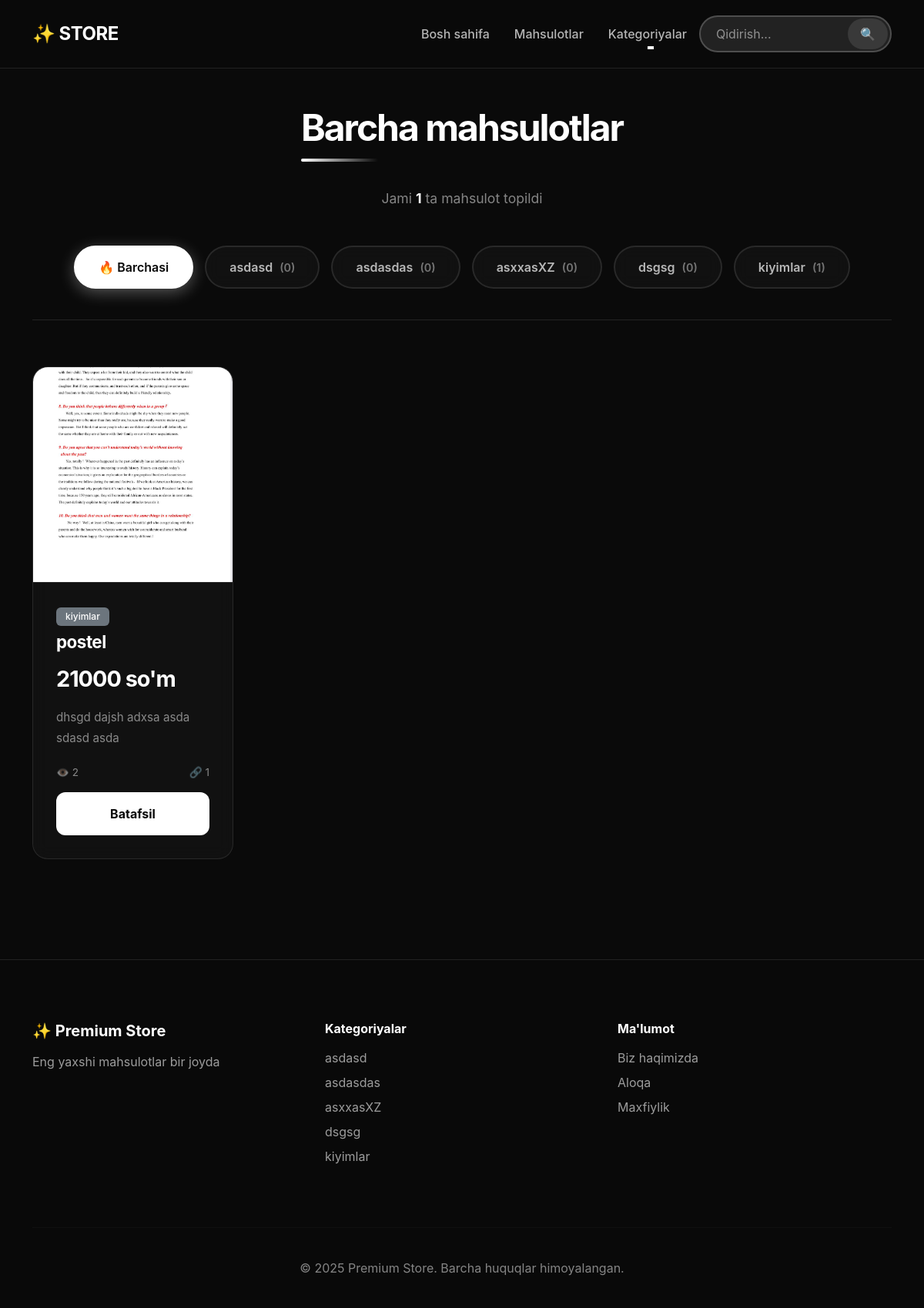
Screenshot of /products/ with the database file from the repository.
### apps/models.py (models this page shows, shortened)
class BaseSlugModel(models.Model):
    slug = models.SlugField(unique=True, blank=True, max_length=255)
    name = models.CharField(max_length=255, verbose_name='Nomi')
    class Meta:
        abstract = True

class Category(BaseSlugModel):
    icon = models.ImageField(
        upload_to='category_icons/',
        blank=True,
        null=True,
        verbose_name='Rasm'
    )
    description = models.TextField(
        blank=True,
        verbose_name='Tavsif'
    )
    created_at = models.DateTimeField(default=timezone.now)
    class Meta:
        verbose_name = 'Kategoriya'
        verbose_name_plural = 'Kategoriyalar'
        ordering = ['name']

class Product(BaseSlugModel):
    image = models.ImageField(
        upload_to='products/',
        verbose_name='Rasm'
    )
    description = RichTextUploadingField(verbose_name='Tavsif')
    price = models.DecimalField(
        max_digits=12,
        decimal_places=2,
        verbose_name='Narx'
    )
    affiliate_link = models.URLField(
        max_length=500,
        verbose_name='Affiliate havola'
    )
    category = models.ForeignKey(
        Category,
        on_delete=models.CASCADE,
        related_name='products',
        verbose_name='Kategoriya'
    )
    meta_title = models.CharField(
        max_length=255,
        blank=True,
        verbose_name='SEO sarlavha'
    )
    meta_description = models.TextField(
        blank=True,
        verbose_name='SEO tavsif'
    )
    keywords = models.CharField(
        max_length=500,
        blank=True,
        verbose_name='Kalit so\'zlar'
    )
    views = models.PositiveIntegerField(default=0, verbose_name='Ko\'rishlar')
    clicks = models.PositiveIntegerField(default=0, verbose_name='Kliklar')
    created_at = models.DateTimeField(default=timezone.now)
    updated_at = models.DateTimeField(auto_now=True)
    class Meta:
        verbose_name = 'Mahsulot'
        verbose_name_plural = 'Mahsulotlar'
        ordering = ['-created_at']

### apps/views.py (the view)
# urls.py: path('products/', ProductListView.as_view(), name='product_list'),
class ProductListView(ListView):
    template_name = 'apps/product-list.html'
    context_object_name = 'products'
    paginate_by = 12
    def get_queryset(self):
        queryset = Product.objects.select_related('category').all()
        category_slug = self.request.GET.get('category')
        if category_slug and category_slug != 'all':
            queryset = queryset.filter(category__slug=category_slug)
        return queryset
    def get_context_data(self, **kwargs):
        context = super().get_context_data(**kwargs)
        context['categories'] = Category.objects.annotate(
            product_count=Count('products')
        )
        context['active_category'] = self.request.GET.get('category', 'all')
        return context

### apps/context_processors.py (called while the page is built)
def categories_processor(request):
    return {
        'all_categories': Category.objects.all()
    }

### templates/apps/product-list.html (shortened to what this page needs)
{% extends 'apps/base/base.html' %}
{% load static %}
{% block content %}
    <div class="container my-5">
        <div class="text-center mb-5">
            <h1 class="section-title">
                {% if active_category != 'all' %}
                    {% for cat in categories %}
                        {% if cat.slug == active_category %}
                            {{ cat.name }}
                        {% endif %}
                    {% endfor %}
                {% else %}
                    Barcha mahsulotlar
                {% endif %}
            </h1>
            <p style="color: rgba(255,255,255,0.5); font-size: 1.1em; margin-top: 30px;">
                Jami <span style="color: #fff; font-weight: 700;">{{ page_obj.paginator.count }}</span> ta mahsulot
                topildi
            </p>
        </div>
        <div class="category-filter">
            <a href="{% url 'apps:product_list' %}?category=all"
               class="category-filter-btn {% if active_category == 'all' %}active{% endif %}">
                🔥 Barchasi
            </a>
            {% for category in categories %}
                <a href="{% url 'apps:product_list' %}?category={{ category.slug }}"
                   class="category-filter-btn {% if active_category == category.slug %}active{% endif %}">
                    {{ category.name }}
                    <span style="opacity: 0.6; font-size: 0.9em; margin-left: 5px;">({{ category.product_count }})</span>
                </a>
            {% endfor %}
        </div>
        {% if products %}
            <div class="row g-4">
                {% for product in products %}
                    <div class="col-6 col-md-4 col-lg-3">
                        <div class="product-card">
                            <a href="{% url 'apps:product_detail' product.slug %}">
                                <img src="{{ product.image.url }}"
                                     alt="{{ product.name }}"
                                     class="product-image"
                                     loading="lazy">
                            </a>
                            <div class="product-body">
                                <a href="{% url 'apps:product_list' %}?category={{ product.category.slug }}"
                                   class="badge bg-secondary text-decoration-none mb-2"
                                   style="font-size: 0.75em;">
                                    {{ product.category.name }}
                                </a>
                                <a href="{% url 'apps:product_detail' product.slug %}" style="text-decoration: none;">
                                    <h5 class="product-name">{{ product.name }}</h5>
                                </a>
                                <p class="product-price">{{ product.price|floatformat:0 }} so'm</p>
                                <div class="product-description">
                                    {{ product.description|striptags|truncatewords:12 }}
                                </div>
                                <div class="d-flex justify-content-between mb-3"
                                     style="color: rgba(255,255,255,0.5); font-size: 0.85em;">
                                    <span>👁️ {{ product.views }}</span>
                                    <span>🔗 {{ product.clicks }}</span>
                                </div>
                                <a href="{% url 'apps:product_detail' product.slug %}" class="buy-btn">
                                    Batafsil
                                </a>
                            </div>
                        </div>
                    </div>
                {% endfor %}
            </div>
        {% endif %}
    </div>
{% endblock %}

### templates/apps/base/base.html (shortened to what this page needs)
{% load static %}
<!DOCTYPE html>
<html lang="uz">
<head>
    <link href="https://cdn.jsdelivr.net/npm/bootstrap@5.3.0/dist/css/bootstrap.min.css" rel="stylesheet">
</head>
<body>
    <nav class="navbar navbar-expand-lg">
        <div class="container">
            <a class="navbar-brand" href="{% url 'apps:home' %}">✨ STORE</a>
            <div class="collapse navbar-collapse" id="navbarNav">
                <ul class="navbar-nav ms-auto align-items-center">
                    <li class="nav-item">
                        <a class="nav-link" href="{% url 'apps:home' %}">Bosh sahifa</a>
                    </li>
                    <li class="nav-item">
                        <a class="nav-link" href="{% url 'apps:product_list' %}">Mahsulotlar</a>
                    </li>
                    <li class="nav-item dropdown">
                        <a class="nav-link dropdown-toggle" href="#" role="button" data-bs-toggle="dropdown">
                            Kategoriyalar
                        </a>
                    </li>
                    <li class="nav-item">
                        <form class="search-form" method="GET" action="{% url 'apps:search' %}">
                            <input class="search-input" type="search" name="q" placeholder="Qidirish..." value="{{ query|default:'' }}">
                            <button class="search-btn" type="submit">🔍</button>
                        </form>
                    </li>
                </ul>
            </div>
        </div>
    </nav>
    {% block content %}{% endblock %}
    <footer>
        <div class="container">
            <div class="row">
                <div class="col-md-4 mb-4">
                    <h5 class="mb-3">✨ Premium Store</h5>
                    <p style="color: rgba(255,255,255,0.6);">Eng yaxshi mahsulotlar bir joyda</p>
                </div>
                <div class="col-md-4 mb-4">
                    <h6 class="mb-3">Kategoriyalar</h6>
                    <ul class="list-unstyled">
                        {% for cat in all_categories %}
                        <li class="mb-2">
                            <a href="{% url 'apps:product_list' %}?category={{ cat.slug }}">{{ cat.name }}</a>
                        </li>
                        {% endfor %}
                    </ul>
                </div>
                <div class="col-md-4 mb-4">
                    <h6 class="mb-3">Ma'lumot</h6>
                    <ul class="list-unstyled">
                        <li class="mb-2"><a href="#">Biz haqimizda</a></li>
                        <li class="mb-2"><a href="#">Aloqa</a></li>
                        <li class="mb-2"><a href="#">Maxfiylik</a></li>
                    </ul>
                </div>
            </div>
            <hr style="border-color: rgba(255, 255, 255, 0.1); margin: 40px 0;">
            <div class="text-center">
                <p style="color: rgba(255,255,255,0.5); margin: 0;">© 2025 Premium Store. Barcha huquqlar himoyalangan.</p>
            </div>
        </div>
    </footer>
</body>
</html>

### templates/apps/base/base.html (style rules this page uses)
* { margin: 0; padding: 0; box-sizing: border-box; }
body { font-family: -apple-system, BlinkMacSystemFont, 'Segoe UI', Roboto, sans-serif; background: #0a0a0a; color: #e5e5e5; overflow-x: hidden; }
.navbar { background: rgba(10, 10, 10, 0.95); backdrop-filter: blur(20px); border-bottom: 1px solid rgba(255, 255, 255, 0.1); padding: 20px 0; position: sticky; top: 0; z-index: 1000; }
.navbar-brand { font-size: 1.5em; font-weight: 700; letter-spacing: -0.5px; color: #fff !important; transition: all 0.3s ease; }
.nav-link { color: rgba(255, 255, 255, 0.7) !important; font-weight: 500; transition: all 0.3s ease; padding: 8px 16px !important; position: relative; }
.nav-link::after { content: ''; position: absolute; bottom: 0; left: 50%; width: 0; height: 2px; background: #fff; transition: all 0.3s ease; transform: translateX(-50%); }
.search-form { position: relative; }
.search-input { background: rgba(255, 255, 255, 0.1); border: 2px solid rgba(255, 255, 255, 0.2); color: #fff; padding: 10px 45px 10px 20px; border-radius: 50px; transition: all 0.3s ease; width: 250px; }
.search-input::placeholder { color: rgba(255, 255, 255, 0.5); }
.search-btn { position: absolute; right: 5px; top: 50%; transform: translateY(-50%); background: rgba(255, 255, 255, 0.1); border: none; color: #fff; padding: 8px 16px; border-radius: 50px; cursor: pointer; transition: all 0.3s ease; }
.product-card { background: rgba(255, 255, 255, 0.03); border: 1px solid rgba(255, 255, 255, 0.1); border-radius: 20px; overflow: hidden; transition: all 0.5s cubic-bezier(0.4, 0, 0.2, 1); position: relative; margin-bottom: 30px; backdrop-filter: blur(10px); }
.product-card::before { content: ''; position: absolute; top: 0; left: 0; right: 0; height: 3px; background: linear-gradient(90deg, transparent, #fff, transparent); opacity: 0; transition: opacity 0.5s; }
.product-image { width: 100%; height: 280px; object-fit: cover; border-bottom: 1px solid rgba(255, 255, 255, 0.1); transition: all 0.5s ease; }
.product-body { padding: 30px; }
.product-name { font-size: 1.4em; color: #fff; margin-bottom: 12px; font-weight: 700; letter-spacing: -0.5px; }
.product-price { font-size: 1.8em; color: #fff; font-weight: 700; margin-bottom: 15px; letter-spacing: -1px; }
.product-description { color: rgba(255, 255, 255, 0.5); font-size: 0.95em; margin-bottom: 20px; line-height: 1.8; }
.buy-btn { width: 100%; padding: 16px; border: none; border-radius: 12px; background: #fff; color: #0a0a0a; font-size: 1em; cursor: pointer; transition: all 0.3s ease; font-weight: 700; text-decoration: none; display: block; text-align: center; }
.section-title { font-size: 3em; font-weight: 700; letter-spacing: -2px; color: #fff; margin-bottom: 20px; position: relative; display: inline-block; }
.section-title::after { content: ''; position: absolute; bottom: -15px; left: 0; width: 100px; height: 4px; background: linear-gradient(90deg, #fff, transparent); border-radius: 2px; }
.category-filter { display: flex; gap: 15px; flex-wrap: wrap; justify-content: center; margin-bottom: 60px; padding-bottom: 40px; border-bottom: 1px solid rgba(255, 255, 255, 0.1); }
.category-filter-btn { padding: 14px 30px; border: 2px solid rgba(255, 255, 255, 0.1); border-radius: 50px; background: rgba(255, 255, 255, 0.03); color: rgba(255, 255, 255, 0.7); font-size: 1em; cursor: pointer; transition: all 0.4s ease; font-weight: 600; text-decoration: none; display: inline-block; backdrop-filter: blur(10px); }
.category-filter-btn.active { background: #fff; color: #0a0a0a; border-color: #fff; box-shadow: 0 5px 20px rgba(255, 255, 255, 0.3); }
footer { background: rgba(10, 10, 10, 0.98); border-top: 1px solid rgba(255, 255, 255, 0.1); padding: 80px 0 40px; margin-top: 100px; }
footer h5, footer h6 { color: #fff; font-weight: 700; margin-bottom: 20px; }
footer a { color: rgba(255, 255, 255, 0.6); text-decoration: none; transition: all 0.3s ease; display: inline-block; }
.badge { padding: 6px 12px; font-weight: 500; border-radius: 6px; }
.g-4 { --bs-gutter-x: 1.5rem; --bs-gutter-y: 1.5rem; }

### rows the page displays
Category: name "asdasd", product_count "0"
Category: name "asdasdas", product_count "0"
Category: name "asxxasXZ", product_count "0"
Category: name "dsgsg", product_count "0"
Category: name "kiyimlar", product_count "1"
Product: image (picture), category.name "kiyimlar", name "postel", price "21000", description "dhsgd dajsh adxsa asda sdasd asda", views "2", clicks "1"

### other values shown
{{ page_obj.paginator.count }} "1"
